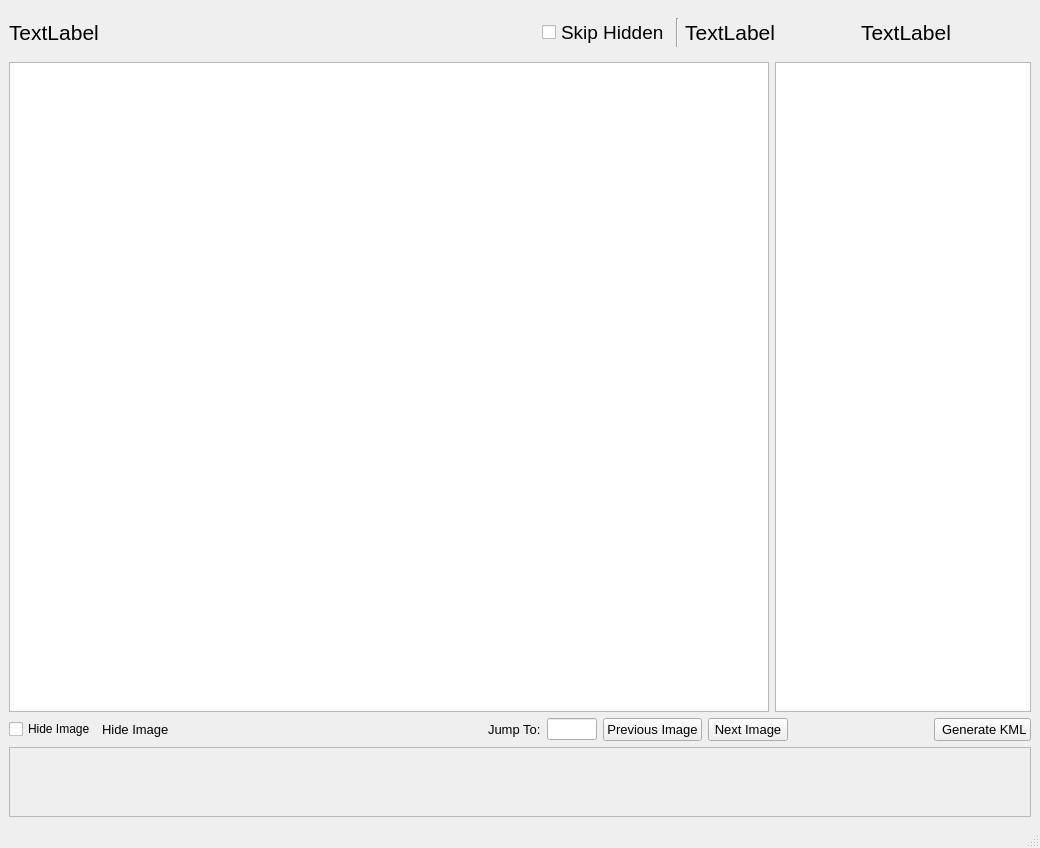
<?xml version="1.0" encoding="UTF-8"?>
<ui version="4.0">
 <class>Viewer</class>
 <widget class="QMainWindow" name="Viewer">
  <property name="geometry">
   <rect>
    <x>0</x>
    <y>0</y>
    <width>1040</width>
    <height>846</height>
   </rect>
  </property>
  <property name="windowTitle">
   <string>Automated Drone Image Analysis Tool :: Viewer - Sponsored by TEXSAR</string>
  </property>
  <property name="windowIcon">
   <iconset>
    <normaloff>../icons/ADIAT.ico</normaloff>../icons/ADIAT.ico</iconset>
  </property>
  <widget class="QWidget" name="centralwidget">
   <layout class="QVBoxLayout" name="verticalLayout">
    <item>
     <widget class="QWidget" name="TitleWidget" native="true">
      <layout class="QHBoxLayout" name="horizontalLayout_2">
       <property name="leftMargin">
        <number>0</number>
       </property>
       <property name="topMargin">
        <number>9</number>
       </property>
       <property name="rightMargin">
        <number>0</number>
       </property>
       <item>
        <widget class="QLabel" name="fileNameLabel">
         <property name="sizePolicy">
          <sizepolicy hsizetype="Preferred" vsizetype="Preferred">
           <horstretch>0</horstretch>
           <verstretch>0</verstretch>
          </sizepolicy>
         </property>
         <property name="font">
          <font>
           <pointsize>16</pointsize>
          </font>
         </property>
         <property name="text">
          <string>TextLabel</string>
         </property>
         <property name="textInteractionFlags">
          <set>Qt::LinksAccessibleByMouse|Qt::TextSelectableByKeyboard|Qt::TextSelectableByMouse</set>
         </property>
        </widget>
       </item>
       <item>
        <widget class="QCheckBox" name="skipHidden">
         <property name="sizePolicy">
          <sizepolicy hsizetype="Maximum" vsizetype="Fixed">
           <horstretch>0</horstretch>
           <verstretch>0</verstretch>
          </sizepolicy>
         </property>
         <property name="font">
          <font>
           <pointsize>14</pointsize>
          </font>
         </property>
         <property name="text">
          <string>Skip Hidden</string>
         </property>
        </widget>
       </item>
       <item>
        <widget class="Line" name="line">
         <property name="orientation">
          <enum>Qt::Vertical</enum>
         </property>
        </widget>
       </item>
       <item>
        <widget class="QLabel" name="indexLabel">
         <property name="sizePolicy">
          <sizepolicy hsizetype="Maximum" vsizetype="Preferred">
           <horstretch>0</horstretch>
           <verstretch>0</verstretch>
          </sizepolicy>
         </property>
         <property name="font">
          <font>
           <pointsize>16</pointsize>
          </font>
         </property>
         <property name="text">
          <string>TextLabel</string>
         </property>
         <property name="alignment">
          <set>Qt::AlignRight|Qt::AlignTrailing|Qt::AlignVCenter</set>
         </property>
        </widget>
       </item>
       <item>
        <widget class="QLabel" name="areaCountLabel">
         <property name="sizePolicy">
          <sizepolicy hsizetype="Fixed" vsizetype="Preferred">
           <horstretch>0</horstretch>
           <verstretch>0</verstretch>
          </sizepolicy>
         </property>
         <property name="minimumSize">
          <size>
           <width>250</width>
           <height>0</height>
          </size>
         </property>
         <property name="maximumSize">
          <size>
           <width>250</width>
           <height>16777215</height>
          </size>
         </property>
         <property name="font">
          <font>
           <pointsize>16</pointsize>
          </font>
         </property>
         <property name="text">
          <string>TextLabel</string>
         </property>
         <property name="alignment">
          <set>Qt::AlignCenter</set>
         </property>
        </widget>
       </item>
      </layout>
     </widget>
    </item>
    <item>
     <layout class="QHBoxLayout" name="ImageLayout">
      <item>
       <widget class="QGraphicsView" name="placeholderImage">
        <property name="sizePolicy">
         <sizepolicy hsizetype="Expanding" vsizetype="MinimumExpanding">
          <horstretch>0</horstretch>
          <verstretch>0</verstretch>
         </sizepolicy>
        </property>
        <property name="minimumSize">
         <size>
          <width>0</width>
          <height>650</height>
         </size>
        </property>
        <property name="font">
         <font>
          <pointsize>9</pointsize>
         </font>
        </property>
       </widget>
      </item>
      <item>
       <widget class="QListWidget" name="aoiListWidget">
        <property name="sizePolicy">
         <sizepolicy hsizetype="Fixed" vsizetype="Expanding">
          <horstretch>0</horstretch>
          <verstretch>0</verstretch>
         </sizepolicy>
        </property>
        <property name="minimumSize">
         <size>
          <width>250</width>
          <height>0</height>
         </size>
        </property>
       </widget>
      </item>
     </layout>
    </item>
    <item>
     <layout class="QHBoxLayout" name="ButtonLayout">
      <property name="spacing">
       <number>6</number>
      </property>
      <item>
       <widget class="QCheckBox" name="hideImageCheckbox">
        <property name="text">
         <string>Hide Image</string>
        </property>
       </widget>
      </item>
      <item>
       <widget class="QLabel" name="hideImageLabel">
        <property name="font">
         <font>
          <pointsize>10</pointsize>
         </font>
        </property>
        <property name="frameShadow">
         <enum>QFrame::Plain</enum>
        </property>
        <property name="text">
         <string>Hide Image</string>
        </property>
        <property name="margin">
         <number>0</number>
        </property>
       </widget>
      </item>
      <item>
       <spacer name="horizontalSpacer_2">
        <property name="orientation">
         <enum>Qt::Horizontal</enum>
        </property>
        <property name="sizeHint" stdset="0">
         <size>
          <width>40</width>
          <height>20</height>
         </size>
        </property>
       </spacer>
      </item>
      <item>
       <widget class="QLabel" name="jumpToLabel">
        <property name="font">
         <font>
          <pointsize>10</pointsize>
         </font>
        </property>
        <property name="text">
         <string>Jump To:</string>
        </property>
       </widget>
      </item>
      <item>
       <widget class="QLineEdit" name="jumpToLine">
        <property name="sizePolicy">
         <sizepolicy hsizetype="Fixed" vsizetype="Fixed">
          <horstretch>0</horstretch>
          <verstretch>0</verstretch>
         </sizepolicy>
        </property>
        <property name="minimumSize">
         <size>
          <width>50</width>
          <height>0</height>
         </size>
        </property>
        <property name="maximumSize">
         <size>
          <width>50</width>
          <height>16777215</height>
         </size>
        </property>
       </widget>
      </item>
      <item>
       <widget class="QPushButton" name="previousImageButton">
        <property name="font">
         <font>
          <pointsize>10</pointsize>
         </font>
        </property>
        <property name="text">
         <string>Previous Image</string>
        </property>
        <property name="icon">
         <iconset resource="../resources.qrc">
          <normaloff>:/icons/previous.png</normaloff>:/icons/previous.png</iconset>
        </property>
       </widget>
      </item>
      <item>
       <widget class="QPushButton" name="nextImageButton">
        <property name="font">
         <font>
          <pointsize>10</pointsize>
         </font>
        </property>
        <property name="layoutDirection">
         <enum>Qt::RightToLeft</enum>
        </property>
        <property name="text">
         <string>Next Image</string>
        </property>
        <property name="icon">
         <iconset resource="../resources.qrc">
          <normaloff>:/icons/next.png</normaloff>:/icons/next.png</iconset>
        </property>
       </widget>
      </item>
      <item>
       <spacer name="horizontalSpacer">
        <property name="orientation">
         <enum>Qt::Horizontal</enum>
        </property>
        <property name="sizeType">
         <enum>QSizePolicy::Fixed</enum>
        </property>
        <property name="sizeHint" stdset="0">
         <size>
          <width>140</width>
          <height>0</height>
         </size>
        </property>
       </spacer>
      </item>
      <item>
       <widget class="QPushButton" name="KmlButton">
        <property name="font">
         <font>
          <pointsize>10</pointsize>
         </font>
        </property>
        <property name="text">
         <string> Generate KML</string>
        </property>
        <property name="icon">
         <iconset resource="../resources.qrc">
          <normaloff>:/icons/download.png</normaloff>:/icons/download.png</iconset>
        </property>
       </widget>
      </item>
     </layout>
    </item>
    <item>
     <widget class="QScrollArea" name="thumbnailScrollArea">
      <property name="sizePolicy">
       <sizepolicy hsizetype="Expanding" vsizetype="MinimumExpanding">
        <horstretch>0</horstretch>
        <verstretch>0</verstretch>
       </sizepolicy>
      </property>
      <property name="maximumSize">
       <size>
        <width>16777215</width>
        <height>120</height>
       </size>
      </property>
      <property name="verticalScrollBarPolicy">
       <enum>Qt::ScrollBarAlwaysOff</enum>
      </property>
      <property name="widgetResizable">
       <bool>true</bool>
      </property>
      <widget class="QWidget" name="scrollAreaWidgetContents">
       <property name="geometry">
        <rect>
         <x>0</x>
         <y>0</y>
         <width>1020</width>
         <height>69</height>
        </rect>
       </property>
       <property name="sizePolicy">
        <sizepolicy hsizetype="Preferred" vsizetype="Expanding">
         <horstretch>0</horstretch>
         <verstretch>0</verstretch>
        </sizepolicy>
       </property>
       <property name="maximumSize">
        <size>
         <width>16777215</width>
         <height>96</height>
        </size>
       </property>
       <layout class="QHBoxLayout" name="thumbnailLayout">
        <item>
         <layout class="QHBoxLayout" name="horizontalLayout"/>
        </item>
       </layout>
      </widget>
     </widget>
    </item>
   </layout>
  </widget>
  <widget class="QStatusBar" name="statusbar">
   <property name="font">
    <font>
     <pointsize>10</pointsize>
    </font>
   </property>
  </widget>
  <action name="actionOpen">
   <property name="text">
    <string>Open</string>
   </property>
  </action>
 </widget>
 <resources>
  <include location="../resources.qrc"/>
 </resources>
 <connections/>
</ui>
